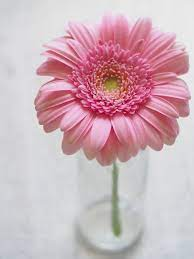
#> input picture Image Processing/media/flower1.jpeg, 194 x 259 px, found by its file name
$ jupyter execute Practicetest23366.ipynb
#> lines starting #> are read from the running program, lines starting #| are printed output that depends on the picture; after the words box and inside, x2 and y2 are one past the last pixel; in counts of white or black regions, pixels touching at a corner belong together
[cell 1]
# a. The original input image
# b. Filtered Image obtained using spatial filtering
# c. Filtered Image obtained using frequency domain filtering
# d. Difference of the images obtained in b. and c.

import cv2
import numpy as np
import numpy.fft as n
import matplotlib.pyplot as plt
image = cv2.imread('/home/dmacs-5/Documents/mtech_2023/Image Processing/media/flower1.jpeg',cv2.IMREAD_GRAYSCALE)
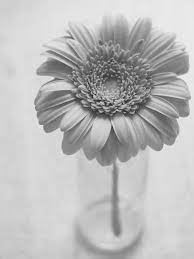
#> image: shape (259, 194); min 23, max 243, mean 187.6
D0 = 15 #cutoff frequency

def lowpassfilter(M, N, D0, n = None):
    U, V = np.meshgrid(np.arange(N), np.arange(M))
    D = np.hypot(U - M/2, V - N/2)
    H = np.double(D <= D0)
    return H

#getting the dimension of the image
M,N = image.shape
#> M = 259; N = 194
ILPF = lowpassfilter(M,N,D0)

#doing F(h)*F(f)
filtered_image2 = n.ifftshift(n.ifft2(n.fft2(image) * n.fft2(ILPF)))
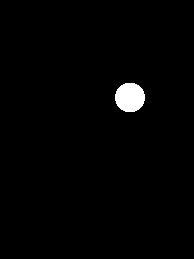
#> ILPF: shape (259, 194) float64; values 0 (black) and 1 (white), 1.4% white; 1 white region, box (x1, y1, x2, y2) and area: (115, 83, 145, 112) 698

# # plt.subplot(141)
# plt.imshow(image,cmap='gray')
# plt.title('Original Image')
# plt.axis('off')

[cell 2]
# Compute the 2D Fourier Transform of the image
F = n.fft2(image)
# Applying the filter in the frequency domain by element-wise multiplication
filtered_F = F * ILPF
# Computing the inverse 2D Fourier Transform to obtain the spatial domain
filtered_image1 = np.abs(n.ifft2(filtered_F))
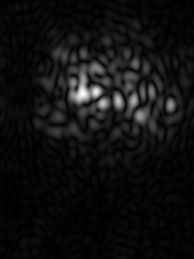
#> filtered_image1: shape (259, 194) float64; min 0.00147, max 5.23, mean 0.343; drawn with min black and max white
filtered_image1 = np.uint8(filtered_image1)
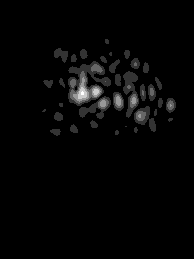
#> filtered_image1: shape (259, 194); min 0, max 5, mean 0.106; drawn with min black and max white

plt.figure(figsize=(10, 5))
plt.subplot(1, 2, 1)
plt.imshow(image, cmap='gray')
plt.axis('off')
plt.title('a)Original Image')

plt.subplot(1, 2, 2)
plt.imshow(filtered_image1, cmap='gray')
plt.title('b)Filtered Image (Low-Pass)')
plt.axis('off')
plt.show()

[cell 3]
# plt.subplot(142)
plt.imshow(np.abs(filtered_image2),cmap='gray')
plt.title('c)Frequency Domain Filtering')
plt.axis('off')
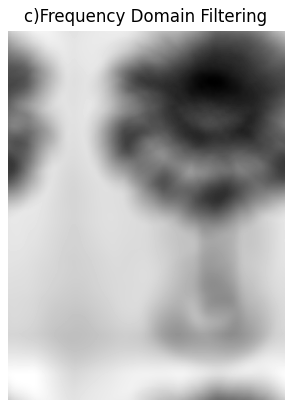
#> figure drawn by matplotlib, 1 panel

[cell 4]
# m,n = np.abs(filtered_image2).shape
# filtered_image_resize =cv2.resize(np.abs(filtered_image2),(m,n))
# difference = cv2.subtract(np.abs(filtered_image1),filtered_image_resize)
difference = np.abs(filtered_image1 - filtered_image2)
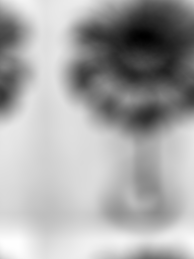
#> difference: shape (259, 194) float64; min 71490, max 162091, mean 130952.9; drawn with min black and max white

plt.imshow(difference,cmap='gray')
plt.axis('off')
plt.title('d) Difference')

[cell 5]
#NOTCH FILTERING
f = np.fft.fft2(image)
fshift = np.fft.fftshift(f)

# calculate amplitude spectrum
mag_spec = 20*np.log(np.abs(fshift)+1)
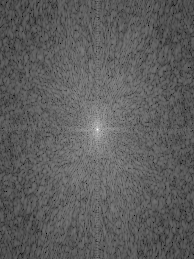
#> mag_spec: shape (259, 194) float64; min 46.89, max 321.2, mean 147.8; drawn with min black and max white


r = image.shape[0]/2        # number of rows/2
#> r = 129.5
c = image.shape[1]/2        # number of columns/2
#> c = 97

p = 5                   # width of the line
n = 10                  # to suppress all except for the DC component
x = 200                 # Noise in the nbd

fshift2 = np.copy(fshift)

#vertical

# suppressing upper part
fshift2[0:int(r-n) , int(c-p):int(c+p)] = 0
# fshift2[0:int(n-r),int(p-c):] =0
fshift2[0: , int(c-p-x):int(c+p-x)] = 0
fshift2[0: , int(c-p+x):int(c+p+x)] = 0

# suppress lower part
fshift2[int(r+n):int(r+r), int(c-p):int(c+p)] = 0


#horizontal
# suppress upper part
fshift2[int(r-p+50):int(r+p+50),0:int(c-n)] = 0
fshift2[int(r-p-50):int(r+p-50),0:int(c-n)] = 0
# suppressing lower part
fshift2[int(r-p+50):int(r+p+50),:int(c+c)] = 0
fshift2[int(r-p-50):int(r+p-50),:int(c+c)] = 0

# calculate new amplitude spectrum
mag_spec2 = 20*np.log(np.abs(fshift2)+1)
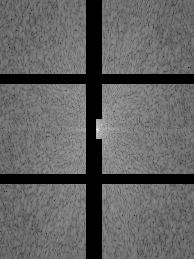
#> mag_spec2: shape (259, 194) float64; min 0, max 321.2, mean 124; drawn with min black and max white

inv_fshift = np.fft.ifftshift(fshift2)

img_recon = np.real(np.fft.ifft2(inv_fshift))
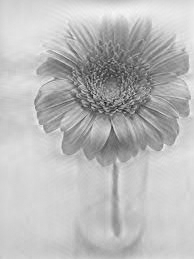
#> img_recon: shape (259, 194) float64; min 21.42, max 244.3, mean 187.6

plt.figure(figsize=(10, 5))
plt.subplot(1,2,1)
plt.imshow(image,cmap='gray')
plt.title('g) Original Image')
plt.axis('off')

plt.subplot(1,2,2)
plt.imshow(img_recon,cmap='gray')
plt.axis('off')
plt.title('h) Filtered image')

$ run again, with Image Processing/media/flower2.jpeg copied over Image Processing/media/flower1.jpeg
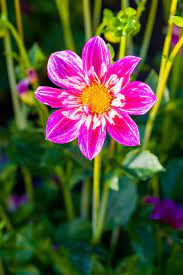
#> input picture Image Processing/media/flower2.jpeg, 183 x 275 px, found by its file name
#> `filtered_image2 = n.ifftshift(n.ifft2(n.fft2(image) * n.fft2(ILPF)))`:
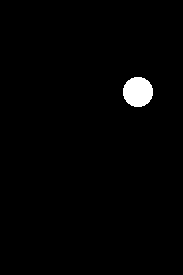
#> ILPF: shape (275, 183) float64; values 0 (black) and 1 (white), 1.4% white; 1 white region, box (x1, y1, x2, y2) and area: (123, 77, 153, 107) 716
#> `img_recon = np.real(np.fft.ifft2(inv_fshift))`:
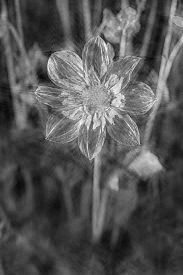
#> img_recon: shape (275, 183) float64; min -20.49, max 271.9, mean 77.6; drawn with min black and max white
